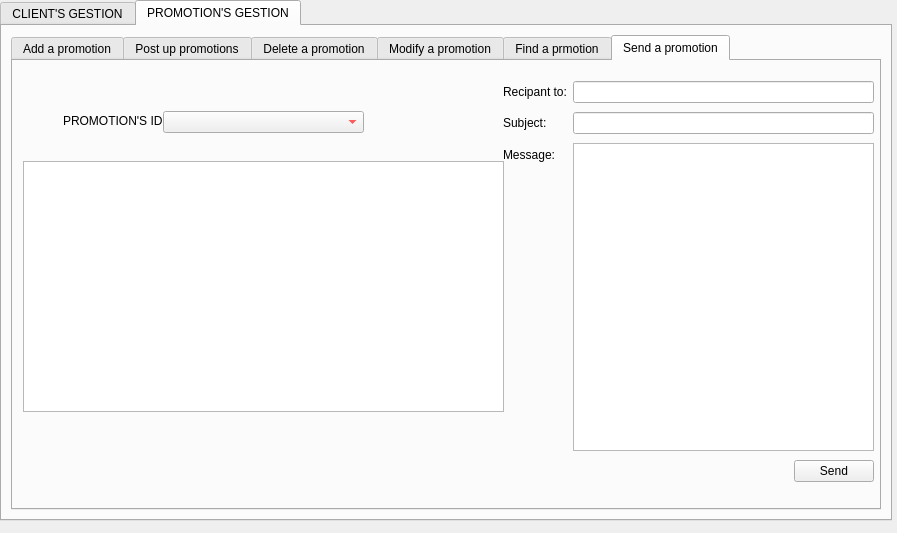
<?xml version="1.0" encoding="UTF-8"?>
<ui version="4.0">
 <class>anglais</class>
 <widget class="QDialog" name="anglais">
  <property name="geometry">
   <rect>
    <x>0</x>
    <y>0</y>
    <width>897</width>
    <height>533</height>
   </rect>
  </property>
  <property name="windowTitle">
   <string>Dialog</string>
  </property>
  <property name="styleSheet">
   <string notr="true">background-image: url(:/images/article-1280x720.a9040910.jpg);</string>
  </property>
  <widget class="QTabWidget" name="tabWidget_2">
   <property name="geometry">
    <rect>
     <x>0</x>
     <y>0</y>
     <width>892</width>
     <height>521</height>
    </rect>
   </property>
   <property name="styleSheet">
    <string notr="true"/>
   </property>
   <property name="currentIndex">
    <number>1</number>
   </property>
   <widget class="QWidget" name="tab_5">
    <property name="styleSheet">
     <string notr="true"/>
    </property>
    <attribute name="title">
     <string>CLIENT'S GESTION</string>
    </attribute>
    <widget class="QTabWidget" name="tabWidget">
     <property name="geometry">
      <rect>
       <x>-10</x>
       <y>0</y>
       <width>851</width>
       <height>501</height>
      </rect>
     </property>
     <property name="styleSheet">
      <string notr="true"/>
     </property>
     <property name="currentIndex">
      <number>0</number>
     </property>
     <widget class="QWidget" name="tab_11">
      <property name="styleSheet">
       <string notr="true"/>
      </property>
      <attribute name="title">
       <string>Add a client</string>
      </attribute>
      <layout class="QGridLayout" name="gridLayout">
       <item row="4" column="0">
        <widget class="QLabel" name="label">
         <property name="styleSheet">
          <string notr="true"/>
         </property>
         <property name="text">
          <string>EMAIL</string>
         </property>
        </widget>
       </item>
       <item row="5" column="2">
        <widget class="QLineEdit" name="lineEdit_num_telephone">
         <property name="styleSheet">
          <string notr="true">color: rgb(255, 255, 255);</string>
         </property>
         <property name="text">
          <string>+</string>
         </property>
        </widget>
       </item>
       <item row="0" column="0">
        <widget class="QLabel" name="label_15">
         <property name="styleSheet">
          <string notr="true"/>
         </property>
         <property name="text">
          <string>LAST NAME</string>
         </property>
        </widget>
       </item>
       <item row="6" column="3">
        <widget class="QPushButton" name="pushButton_16">
         <property name="styleSheet">
          <string notr="true">background-color: rgb(0, 0, 0);
color: rgb(255, 255, 255);
font: 75 8pt &quot;MS Shell Dlg 2&quot;;</string>
         </property>
         <property name="text">
          <string>ADD</string>
         </property>
        </widget>
       </item>
       <item row="2" column="2">
        <widget class="QLineEdit" name="lineEdit_18">
         <property name="styleSheet">
          <string notr="true">color: rgb(255, 255, 255);</string>
         </property>
        </widget>
       </item>
       <item row="4" column="2">
        <widget class="QLineEdit" name="lineEdit_email">
         <property name="styleSheet">
          <string notr="true">color: rgb(255, 255, 255);</string>
         </property>
        </widget>
       </item>
       <item row="3" column="2">
        <widget class="QLineEdit" name="lineEdit_19">
         <property name="styleSheet">
          <string notr="true">color: rgb(255, 255, 255);</string>
         </property>
        </widget>
       </item>
       <item row="7" column="3">
        <widget class="QPushButton" name="pushButton_15">
         <property name="styleSheet">
          <string notr="true">background-color: rgb(0, 0, 0);
color: rgb(255, 255, 255);
font: 75 8pt &quot;MS Shell Dlg 2&quot;;</string>
         </property>
         <property name="text">
          <string>EXIT</string>
         </property>
        </widget>
       </item>
       <item row="1" column="2">
        <widget class="QLineEdit" name="lineEdit_16">
         <property name="styleSheet">
          <string notr="true">color: rgb(255, 255, 255);</string>
         </property>
        </widget>
       </item>
       <item row="3" column="0">
        <widget class="QLabel" name="label_18">
         <property name="styleSheet">
          <string notr="true"/>
         </property>
         <property name="text">
          <string>NATIONALITY</string>
         </property>
        </widget>
       </item>
       <item row="6" column="0" colspan="2">
        <widget class="QLabel" name="label_3">
         <property name="styleSheet">
          <string notr="true"/>
         </property>
         <property name="text">
          <string>NUMBER OF TRIPS</string>
         </property>
        </widget>
       </item>
       <item row="5" column="0">
        <widget class="QLabel" name="label_2">
         <property name="styleSheet">
          <string notr="true"/>
         </property>
         <property name="text">
          <string>PHONE'S NUMBER</string>
         </property>
        </widget>
       </item>
       <item row="0" column="2">
        <widget class="QLineEdit" name="lineEdit_15">
         <property name="styleSheet">
          <string notr="true">color: rgb(255, 255, 255);</string>
         </property>
        </widget>
       </item>
       <item row="1" column="0">
        <widget class="QLabel" name="label_19">
         <property name="styleSheet">
          <string notr="true"/>
         </property>
         <property name="text">
          <string>FIRST NAME</string>
         </property>
        </widget>
       </item>
       <item row="6" column="2">
        <widget class="QLineEdit" name="lineEdit_nb_voyages">
         <property name="styleSheet">
          <string notr="true">color: rgb(255, 255, 255);</string>
         </property>
        </widget>
       </item>
       <item row="2" column="0">
        <widget class="QLabel" name="label_16">
         <property name="styleSheet">
          <string notr="true"/>
         </property>
         <property name="text">
          <string>PASSEPORT'S NUMBER</string>
         </property>
        </widget>
       </item>
      </layout>
     </widget>
     <widget class="QWidget" name="tab_12">
      <property name="styleSheet">
       <string notr="true"/>
      </property>
      <attribute name="title">
       <string>Post up clients</string>
      </attribute>
      <widget class="QTableView" name="tableView_3">
       <property name="geometry">
        <rect>
         <x>20</x>
         <y>10</y>
         <width>811</width>
         <height>411</height>
        </rect>
       </property>
       <property name="styleSheet">
        <string notr="true">background-color: rgb(255, 255, 255);</string>
       </property>
      </widget>
      <widget class="QPushButton" name="pushButton_17">
       <property name="geometry">
        <rect>
         <x>750</x>
         <y>430</y>
         <width>75</width>
         <height>20</height>
        </rect>
       </property>
       <property name="styleSheet">
        <string notr="true">background-color: rgb(0, 0, 0);
font: 75 8pt &quot;MS Shell Dlg 2&quot;;
color: rgb(255, 255, 255);</string>
       </property>
       <property name="text">
        <string>Exit</string>
       </property>
      </widget>
      <widget class="QPushButton" name="pushButton">
       <property name="geometry">
        <rect>
         <x>634</x>
         <y>430</y>
         <width>101</width>
         <height>23</height>
        </rect>
       </property>
       <property name="styleSheet">
        <string notr="true">background-color: rgb(0, 0, 0);
font: 75 8pt &quot;MS Shell Dlg 2&quot;;
color: rgb(255, 255, 255);</string>
       </property>
       <property name="text">
        <string>Sort (Last Name)</string>
       </property>
      </widget>
      <widget class="QPushButton" name="pushButton_9">
       <property name="geometry">
        <rect>
         <x>504</x>
         <y>430</y>
         <width>111</width>
         <height>23</height>
        </rect>
       </property>
       <property name="styleSheet">
        <string notr="true">background-color: rgb(0, 0, 0);
font: 75 8pt &quot;MS Shell Dlg 2&quot;;
color: rgb(255, 255, 255);</string>
       </property>
       <property name="text">
        <string>Sort (First Name)</string>
       </property>
      </widget>
     </widget>
     <widget class="QWidget" name="tab_14">
      <property name="styleSheet">
       <string notr="true"/>
      </property>
      <attribute name="title">
       <string>Modify a client</string>
      </attribute>
      <widget class="QPushButton" name="pushButton_20">
       <property name="geometry">
        <rect>
         <x>670</x>
         <y>390</y>
         <width>75</width>
         <height>23</height>
        </rect>
       </property>
       <property name="styleSheet">
        <string notr="true">font: 75 8pt &quot;MS Shell Dlg 2&quot;;
color: rgb(255, 255, 255);
background-color: rgb(0, 0, 0);</string>
       </property>
       <property name="text">
        <string>Modify</string>
       </property>
      </widget>
      <widget class="QLabel" name="label_21">
       <property name="geometry">
        <rect>
         <x>140</x>
         <y>50</y>
         <width>201</width>
         <height>20</height>
        </rect>
       </property>
       <property name="styleSheet">
        <string notr="true"/>
       </property>
       <property name="text">
        <string>PASSEPORT'S NUMBER</string>
       </property>
      </widget>
      <widget class="QLineEdit" name="lineEdit_21">
       <property name="geometry">
        <rect>
         <x>350</x>
         <y>50</y>
         <width>191</width>
         <height>20</height>
        </rect>
       </property>
       <property name="styleSheet">
        <string notr="true">color: rgb(255, 255, 255);</string>
       </property>
      </widget>
      <widget class="QPushButton" name="pushButton_21">
       <property name="geometry">
        <rect>
         <x>670</x>
         <y>420</y>
         <width>75</width>
         <height>20</height>
        </rect>
       </property>
       <property name="styleSheet">
        <string notr="true">color: rgb(255, 255, 255);
background-color: rgb(0, 0, 0);
font: 75 8pt &quot;MS Shell Dlg 2&quot;;
</string>
       </property>
       <property name="text">
        <string>Exit</string>
       </property>
      </widget>
      <widget class="QWidget" name="layoutWidget">
       <property name="geometry">
        <rect>
         <x>20</x>
         <y>90</y>
         <width>621</width>
         <height>321</height>
        </rect>
       </property>
       <layout class="QGridLayout" name="gridLayout_4">
        <item row="0" column="0">
         <widget class="QLabel" name="label_17">
          <property name="styleSheet">
           <string notr="true"/>
          </property>
          <property name="text">
           <string>LAST NAME</string>
          </property>
         </widget>
        </item>
        <item row="0" column="1">
         <widget class="QLineEdit" name="lineEdit_24">
          <property name="styleSheet">
           <string notr="true">color: rgb(255, 255, 255);</string>
          </property>
         </widget>
        </item>
        <item row="1" column="0">
         <widget class="QLabel" name="label_25">
          <property name="styleSheet">
           <string notr="true"/>
          </property>
          <property name="text">
           <string>FIRST NAME</string>
          </property>
         </widget>
        </item>
        <item row="1" column="1">
         <widget class="QLineEdit" name="lineEdit_17">
          <property name="styleSheet">
           <string notr="true"/>
          </property>
         </widget>
        </item>
        <item row="2" column="0">
         <widget class="QLabel" name="label_24">
          <property name="styleSheet">
           <string notr="true"/>
          </property>
          <property name="text">
           <string>NATIONALITY</string>
          </property>
         </widget>
        </item>
        <item row="2" column="1">
         <widget class="QLineEdit" name="lineEdit_22">
          <property name="styleSheet">
           <string notr="true">color: rgb(255, 255, 255);</string>
          </property>
         </widget>
        </item>
        <item row="3" column="0">
         <widget class="QLabel" name="label_8">
          <property name="styleSheet">
           <string notr="true"/>
          </property>
          <property name="text">
           <string>EMAIL</string>
          </property>
         </widget>
        </item>
        <item row="3" column="1">
         <widget class="QLineEdit" name="lineEdit_email_2">
          <property name="styleSheet">
           <string notr="true">color: rgb(255, 255, 255);</string>
          </property>
         </widget>
        </item>
        <item row="4" column="0">
         <widget class="QLabel" name="label_10">
          <property name="styleSheet">
           <string notr="true"/>
          </property>
          <property name="text">
           <string>PHONE'S NUMBER</string>
          </property>
         </widget>
        </item>
        <item row="4" column="1">
         <widget class="QLineEdit" name="lineEdit_num_telephone_2">
          <property name="styleSheet">
           <string notr="true">color: rgb(255, 255, 255);</string>
          </property>
         </widget>
        </item>
        <item row="5" column="0">
         <widget class="QLabel" name="label_9">
          <property name="styleSheet">
           <string notr="true"/>
          </property>
          <property name="text">
           <string>NUMBER OF TRIPS</string>
          </property>
         </widget>
        </item>
        <item row="5" column="1">
         <widget class="QLineEdit" name="lineEdit_nb_voyages_2">
          <property name="styleSheet">
           <string notr="true">color: rgb(255, 255, 255);</string>
          </property>
         </widget>
        </item>
       </layout>
      </widget>
     </widget>
     <widget class="QWidget" name="tab_13">
      <property name="styleSheet">
       <string notr="true"/>
      </property>
      <attribute name="title">
       <string>Delete a client</string>
      </attribute>
      <widget class="QPushButton" name="pushButton_18">
       <property name="geometry">
        <rect>
         <x>560</x>
         <y>330</y>
         <width>75</width>
         <height>23</height>
        </rect>
       </property>
       <property name="styleSheet">
        <string notr="true">color: rgb(255, 255, 255);
font: 75 8pt &quot;MS Shell Dlg 2&quot;;
background-color: rgb(0, 0, 0);
</string>
       </property>
       <property name="text">
        <string>Delete</string>
       </property>
      </widget>
      <widget class="QLabel" name="label_20">
       <property name="geometry">
        <rect>
         <x>41</x>
         <y>180</y>
         <width>191</width>
         <height>20</height>
        </rect>
       </property>
       <property name="styleSheet">
        <string notr="true"/>
       </property>
       <property name="text">
        <string>PASSEPORT'S NUMBER</string>
       </property>
      </widget>
      <widget class="QLineEdit" name="lineEdit_20">
       <property name="geometry">
        <rect>
         <x>250</x>
         <y>180</y>
         <width>191</width>
         <height>20</height>
        </rect>
       </property>
       <property name="styleSheet">
        <string notr="true">color: rgb(255, 255, 255);</string>
       </property>
      </widget>
      <widget class="QPushButton" name="pushButton_19">
       <property name="geometry">
        <rect>
         <x>560</x>
         <y>370</y>
         <width>75</width>
         <height>20</height>
        </rect>
       </property>
       <property name="styleSheet">
        <string notr="true">color: rgb(255, 255, 255);
background-color: rgb(0, 0, 0);
font: 75 8pt &quot;MS Shell Dlg 2&quot;;
</string>
       </property>
       <property name="text">
        <string>Exit</string>
       </property>
      </widget>
     </widget>
     <widget class="QWidget" name="tab_3">
      <property name="styleSheet">
       <string notr="true"/>
      </property>
      <attribute name="title">
       <string>Find a client</string>
      </attribute>
      <widget class="QLabel" name="label_26">
       <property name="geometry">
        <rect>
         <x>180</x>
         <y>40</y>
         <width>201</width>
         <height>20</height>
        </rect>
       </property>
       <property name="styleSheet">
        <string notr="true"/>
       </property>
       <property name="text">
        <string>PASSEPORT'S NUMBER</string>
       </property>
      </widget>
      <widget class="QLineEdit" name="lineEdit_chercher_client">
       <property name="geometry">
        <rect>
         <x>390</x>
         <y>40</y>
         <width>191</width>
         <height>20</height>
        </rect>
       </property>
       <property name="styleSheet">
        <string notr="true">color: rgb(255, 255, 255);</string>
       </property>
      </widget>
      <widget class="QTableView" name="tableView_rechercheC">
       <property name="geometry">
        <rect>
         <x>30</x>
         <y>80</y>
         <width>791</width>
         <height>321</height>
        </rect>
       </property>
      </widget>
      <widget class="QPushButton" name="pushButton_5">
       <property name="geometry">
        <rect>
         <x>680</x>
         <y>410</y>
         <width>75</width>
         <height>23</height>
        </rect>
       </property>
       <property name="styleSheet">
        <string notr="true">color: rgb(255, 255, 255);
font: 75 8pt &quot;MS Shell Dlg 2&quot;;
background-color: rgb(0, 0, 0);
</string>
       </property>
       <property name="text">
        <string>Find</string>
       </property>
      </widget>
     </widget>
     <widget class="QWidget" name="tab">
      <property name="styleSheet">
       <string notr="true"/>
      </property>
      <attribute name="title">
       <string>Statistics</string>
      </attribute>
      <widget class="QCustomPlot" name="stat_client" native="true">
       <property name="geometry">
        <rect>
         <x>10</x>
         <y>0</y>
         <width>851</width>
         <height>421</height>
        </rect>
       </property>
      </widget>
     </widget>
    </widget>
   </widget>
   <widget class="QWidget" name="tab_6">
    <attribute name="title">
     <string>PROMOTION'S GESTION</string>
    </attribute>
    <layout class="QHBoxLayout" name="horizontalLayout">
     <item>
      <widget class="QTabWidget" name="tabWidget_3">
       <property name="styleSheet">
        <string notr="true"/>
       </property>
       <property name="currentIndex">
        <number>5</number>
       </property>
       <widget class="QWidget" name="tab_15">
        <property name="styleSheet">
         <string notr="true"/>
        </property>
        <attribute name="title">
         <string>Add a promotion</string>
        </attribute>
        <widget class="QPushButton" name="ajouter_promotion">
         <property name="geometry">
          <rect>
           <x>770</x>
           <y>380</y>
           <width>75</width>
           <height>23</height>
          </rect>
         </property>
         <property name="styleSheet">
          <string notr="true"/>
         </property>
         <property name="text">
          <string>Add</string>
         </property>
        </widget>
        <widget class="QPushButton" name="pushButton_23">
         <property name="geometry">
          <rect>
           <x>770</x>
           <y>410</y>
           <width>75</width>
           <height>23</height>
          </rect>
         </property>
         <property name="styleSheet">
          <string notr="true">background-color: rgb(0, 0, 0);
color: rgb(255, 255, 255);
font: 75 8pt &quot;MS Shell Dlg 2&quot;;</string>
         </property>
         <property name="text">
          <string>Exit</string>
         </property>
        </widget>
        <widget class="QWidget" name="layoutWidget_2">
         <property name="geometry">
          <rect>
           <x>0</x>
           <y>0</y>
           <width>701</width>
           <height>431</height>
          </rect>
         </property>
         <layout class="QGridLayout" name="gridLayout_2">
          <item row="0" column="0" colspan="2">
           <widget class="QLabel" name="label_7">
            <property name="styleSheet">
             <string notr="true"/>
            </property>
            <property name="text">
             <string>PROMOTION'S ID</string>
            </property>
           </widget>
          </item>
          <item row="0" column="2">
           <widget class="QLineEdit" name="lineEdit_id">
            <property name="styleSheet">
             <string notr="true"/>
            </property>
           </widget>
          </item>
          <item row="3" column="0" colspan="2">
           <widget class="QLabel" name="label_5">
            <property name="styleSheet">
             <string notr="true"/>
            </property>
            <property name="text">
             <string>PASSEPORT'S NUMBER</string>
            </property>
           </widget>
          </item>
          <item row="3" column="2">
           <widget class="QComboBox" name="comboBox">
            <property name="styleSheet">
             <string notr="true">color: rgb(255, 0, 0);</string>
            </property>
           </widget>
          </item>
          <item row="1" column="2">
           <widget class="QLineEdit" name="lineEdit_pourcentage">
            <property name="styleSheet">
             <string notr="true"/>
            </property>
           </widget>
          </item>
          <item row="2" column="2">
           <widget class="QLineEdit" name="lineEdit_evenement">
            <property name="styleSheet">
             <string notr="true">color: rgb(255, 255, 255);</string>
            </property>
           </widget>
          </item>
          <item row="2" column="0" colspan="2">
           <widget class="QLabel" name="label_6">
            <property name="styleSheet">
             <string notr="true"/>
            </property>
            <property name="text">
             <string>EVENT</string>
            </property>
           </widget>
          </item>
          <item row="1" column="0" colspan="2">
           <widget class="QLabel" name="label_4">
            <property name="styleSheet">
             <string notr="true"/>
            </property>
            <property name="text">
             <string>PERCENTAGE</string>
            </property>
           </widget>
          </item>
         </layout>
        </widget>
       </widget>
       <widget class="QWidget" name="tab_16">
        <property name="styleSheet">
         <string notr="true"/>
        </property>
        <attribute name="title">
         <string>Post up promotions</string>
        </attribute>
        <widget class="QTableView" name="tab_promotions">
         <property name="geometry">
          <rect>
           <x>0</x>
           <y>10</y>
           <width>801</width>
           <height>381</height>
          </rect>
         </property>
        </widget>
        <widget class="QPushButton" name="pushButton_24">
         <property name="geometry">
          <rect>
           <x>720</x>
           <y>400</y>
           <width>75</width>
           <height>23</height>
          </rect>
         </property>
         <property name="styleSheet">
          <string notr="true">background-color: rgb(0, 0, 0);
color: rgb(255, 255, 255);
font: 75 8pt &quot;MS Shell Dlg 2&quot;;</string>
         </property>
         <property name="text">
          <string>Exit</string>
         </property>
        </widget>
        <widget class="QPushButton" name="pushButton_2">
         <property name="geometry">
          <rect>
           <x>634</x>
           <y>400</y>
           <width>81</width>
           <height>23</height>
          </rect>
         </property>
         <property name="styleSheet">
          <string notr="true">background-color: rgb(0, 0, 0);
font: 75 8pt &quot;MS Shell Dlg 2&quot;;
color: rgb(255, 255, 255);</string>
         </property>
         <property name="text">
          <string>Sort (ID)</string>
         </property>
        </widget>
        <widget class="QPushButton" name="pushButton_8">
         <property name="geometry">
          <rect>
           <x>490</x>
           <y>400</y>
           <width>131</width>
           <height>23</height>
          </rect>
         </property>
         <property name="styleSheet">
          <string notr="true">background-color: rgb(0, 0, 0);
font: 75 8pt &quot;MS Shell Dlg 2&quot;;
color: rgb(255, 255, 255);</string>
         </property>
         <property name="text">
          <string>Sort (percentage)</string>
         </property>
        </widget>
       </widget>
       <widget class="QWidget" name="tab_17">
        <property name="styleSheet">
         <string notr="true"/>
        </property>
        <attribute name="title">
         <string>Delete a promotion</string>
        </attribute>
        <widget class="QLabel" name="label_22">
         <property name="geometry">
          <rect>
           <x>131</x>
           <y>160</y>
           <width>141</width>
           <height>20</height>
          </rect>
         </property>
         <property name="styleSheet">
          <string notr="true"/>
         </property>
         <property name="text">
          <string>Promotion's ID</string>
         </property>
        </widget>
        <widget class="QPushButton" name="pushButton_22">
         <property name="geometry">
          <rect>
           <x>580</x>
           <y>350</y>
           <width>75</width>
           <height>20</height>
          </rect>
         </property>
         <property name="styleSheet">
          <string notr="true">color: rgb(255, 255, 255);
background-color: rgb(0, 0, 0);
font: 75 8pt &quot;MS Shell Dlg 2&quot;;
</string>
         </property>
         <property name="text">
          <string>Exit</string>
         </property>
        </widget>
        <widget class="QPushButton" name="supprimer_promotion">
         <property name="geometry">
          <rect>
           <x>580</x>
           <y>310</y>
           <width>75</width>
           <height>23</height>
          </rect>
         </property>
         <property name="styleSheet">
          <string notr="true">color: rgb(255, 255, 255);
font: 75 8pt &quot;MS Shell Dlg 2&quot;;
background-color: rgb(0, 0, 0);
</string>
         </property>
         <property name="text">
          <string>Delete</string>
         </property>
        </widget>
        <widget class="QLineEdit" name="lineEdit_supprimer_promotion">
         <property name="geometry">
          <rect>
           <x>300</x>
           <y>160</y>
           <width>191</width>
           <height>20</height>
          </rect>
         </property>
         <property name="styleSheet">
          <string notr="true"/>
         </property>
        </widget>
       </widget>
       <widget class="QWidget" name="tab_2">
        <property name="styleSheet">
         <string notr="true"/>
        </property>
        <attribute name="title">
         <string>Modify a promotion</string>
        </attribute>
        <widget class="QWidget" name="layoutWidget_3">
         <property name="geometry">
          <rect>
           <x>50</x>
           <y>40</y>
           <width>501</width>
           <height>331</height>
          </rect>
         </property>
         <layout class="QGridLayout" name="gridLayout_3">
          <item row="0" column="0" colspan="2">
           <widget class="QLabel" name="label_11">
            <property name="styleSheet">
             <string notr="true"/>
            </property>
            <property name="text">
             <string>PROMOTION'S ID</string>
            </property>
           </widget>
          </item>
          <item row="3" column="0" colspan="2">
           <widget class="QLabel" name="label_12">
            <property name="styleSheet">
             <string notr="true"/>
            </property>
            <property name="text">
             <string>PASSEPORT'S NUMBER</string>
            </property>
           </widget>
          </item>
          <item row="3" column="2">
           <widget class="QComboBox" name="comboBox_2">
            <property name="styleSheet">
             <string notr="true">
color: rgb(255, 0, 0);</string>
            </property>
           </widget>
          </item>
          <item row="1" column="2">
           <widget class="QLineEdit" name="lineEdit_pourcentage_2">
            <property name="styleSheet">
             <string notr="true">color: rgb(255, 255, 255);</string>
            </property>
           </widget>
          </item>
          <item row="2" column="2">
           <widget class="QLineEdit" name="lineEdit_evenement_2">
            <property name="styleSheet">
             <string notr="true">color: rgb(255, 255, 255);</string>
            </property>
           </widget>
          </item>
          <item row="2" column="0" colspan="2">
           <widget class="QLabel" name="label_13">
            <property name="styleSheet">
             <string notr="true"/>
            </property>
            <property name="text">
             <string>EVENT</string>
            </property>
           </widget>
          </item>
          <item row="1" column="0" colspan="2">
           <widget class="QLabel" name="label_14">
            <property name="styleSheet">
             <string notr="true"/>
            </property>
            <property name="text">
             <string>PERCENTAGE</string>
            </property>
           </widget>
          </item>
          <item row="0" column="2">
           <widget class="QComboBox" name="comboBox_4">
            <property name="styleSheet">
             <string notr="true">color: rgb(255, 0, 0);</string>
            </property>
           </widget>
          </item>
         </layout>
        </widget>
        <widget class="QPushButton" name="pushButton_25">
         <property name="geometry">
          <rect>
           <x>640</x>
           <y>390</y>
           <width>75</width>
           <height>20</height>
          </rect>
         </property>
         <property name="styleSheet">
          <string notr="true">color: rgb(255, 255, 255);
background-color: rgb(0, 0, 0);
font: 75 8pt &quot;MS Shell Dlg 2&quot;;
</string>
         </property>
         <property name="text">
          <string>Exit</string>
         </property>
        </widget>
        <widget class="QPushButton" name="pushButton_27">
         <property name="geometry">
          <rect>
           <x>640</x>
           <y>360</y>
           <width>75</width>
           <height>23</height>
          </rect>
         </property>
         <property name="styleSheet">
          <string notr="true">font: 75 8pt &quot;MS Shell Dlg 2&quot;;
color: rgb(255, 255, 255);
background-color: rgb(0, 0, 0);</string>
         </property>
         <property name="text">
          <string>Modify</string>
         </property>
        </widget>
       </widget>
       <widget class="QWidget" name="tab_4">
        <property name="styleSheet">
         <string notr="true"/>
        </property>
        <attribute name="title">
         <string>Find a prmotion</string>
        </attribute>
        <widget class="QLineEdit" name="lineEdit_id_3">
         <property name="geometry">
          <rect>
           <x>356</x>
           <y>30</y>
           <width>283</width>
           <height>24</height>
          </rect>
         </property>
         <property name="styleSheet">
          <string notr="true">color: rgb(255, 255, 255);</string>
         </property>
        </widget>
        <widget class="QLabel" name="label_27">
         <property name="geometry">
          <rect>
           <x>160</x>
           <y>30</y>
           <width>190</width>
           <height>24</height>
          </rect>
         </property>
         <property name="styleSheet">
          <string notr="true"/>
         </property>
         <property name="text">
          <string>PROMOTION'S ID</string>
         </property>
        </widget>
        <widget class="QPushButton" name="pushButton_6">
         <property name="geometry">
          <rect>
           <x>660</x>
           <y>380</y>
           <width>75</width>
           <height>23</height>
          </rect>
         </property>
         <property name="styleSheet">
          <string notr="true">color: rgb(255, 255, 255);
font: 75 8pt &quot;MS Shell Dlg 2&quot;;
background-color: rgb(0, 0, 0);
</string>
         </property>
         <property name="text">
          <string>Find</string>
         </property>
        </widget>
        <widget class="QTableView" name="tableView_rechercheC_2">
         <property name="geometry">
          <rect>
           <x>10</x>
           <y>60</y>
           <width>781</width>
           <height>311</height>
          </rect>
         </property>
        </widget>
       </widget>
       <widget class="QWidget" name="tab_18">
        <property name="styleSheet">
         <string notr="true"/>
        </property>
        <attribute name="title">
         <string>Send a promotion</string>
        </attribute>
        <widget class="QPushButton" name="pushButton_26">
         <property name="geometry">
          <rect>
           <x>620</x>
           <y>370</y>
           <width>75</width>
           <height>20</height>
          </rect>
         </property>
         <property name="styleSheet">
          <string notr="true">color: rgb(255, 255, 255);
background-color: rgb(0, 0, 0);
font: 75 8pt &quot;MS Shell Dlg 2&quot;;
</string>
         </property>
         <property name="text">
          <string>Exit</string>
         </property>
        </widget>
        <widget class="QLabel" name="label_23">
         <property name="geometry">
          <rect>
           <x>50</x>
           <y>50</y>
           <width>181</width>
           <height>20</height>
          </rect>
         </property>
         <property name="styleSheet">
          <string notr="true"/>
         </property>
         <property name="text">
          <string>PROMOTION'S ID</string>
         </property>
        </widget>
        <widget class="QTableView" name="tableView_mail">
         <property name="geometry">
          <rect>
           <x>10</x>
           <y>100</y>
           <width>481</width>
           <height>251</height>
          </rect>
         </property>
         <property name="styleSheet">
          <string notr="true">background:none;
</string>
         </property>
        </widget>
        <widget class="QComboBox" name="comboBox_id_mail">
         <property name="geometry">
          <rect>
           <x>150</x>
           <y>50</y>
           <width>201</width>
           <height>22</height>
          </rect>
         </property>
         <property name="styleSheet">
          <string notr="true">color: rgb(255, 0, 0);</string>
         </property>
        </widget>
        <widget class="QWidget" name="layoutWidget_12">
         <property name="geometry">
          <rect>
           <x>490</x>
           <y>20</y>
           <width>371</width>
           <height>401</height>
          </rect>
         </property>
         <layout class="QFormLayout" name="formLayout_4">
          <property name="fieldGrowthPolicy">
           <enum>QFormLayout::ExpandingFieldsGrow</enum>
          </property>
          <property name="rowWrapPolicy">
           <enum>QFormLayout::WrapLongRows</enum>
          </property>
          <property name="verticalSpacing">
           <number>9</number>
          </property>
          <item row="0" column="0">
           <widget class="QLabel" name="label_122">
            <property name="styleSheet">
             <string notr="true">background:none; 
</string>
            </property>
            <property name="text">
             <string>Recipant to:</string>
            </property>
           </widget>
          </item>
          <item row="0" column="1">
           <widget class="QLineEdit" name="rcpt_promo">
            <property name="styleSheet">
             <string notr="true">background:none; 
</string>
            </property>
           </widget>
          </item>
          <item row="1" column="0">
           <widget class="QLabel" name="label_123">
            <property name="styleSheet">
             <string notr="true">background:none; 

		</string>
            </property>
            <property name="text">
             <string>Subject:</string>
            </property>
           </widget>
          </item>
          <item row="1" column="1">
           <widget class="QLineEdit" name="subject_promo">
            <property name="styleSheet">
             <string notr="true">background:none; 
</string>
            </property>
           </widget>
          </item>
          <item row="2" column="0">
           <widget class="QLabel" name="label_124">
            <property name="styleSheet">
             <string notr="true">background:none; 
</string>
            </property>
            <property name="text">
             <string>Message:</string>
            </property>
           </widget>
          </item>
          <item row="2" column="1">
           <widget class="QPlainTextEdit" name="msg_promo">
            <property name="styleSheet">
             <string notr="true">background:none; 
</string>
            </property>
           </widget>
          </item>
          <item row="3" column="1">
           <layout class="QHBoxLayout" name="horizontalLayout_10">
            <item>
             <spacer name="horizontalSpacer_2">
              <property name="orientation">
               <enum>Qt::Horizontal</enum>
              </property>
              <property name="sizeHint" stdset="0">
               <size>
                <width>40</width>
                <height>20</height>
               </size>
              </property>
             </spacer>
            </item>
            <item>
             <widget class="QPushButton" name="sendBtn_promo">
              <property name="styleSheet">
               <string notr="true">background:none; 
</string>
              </property>
              <property name="text">
               <string>Send</string>
              </property>
             </widget>
            </item>
           </layout>
          </item>
         </layout>
        </widget>
       </widget>
      </widget>
     </item>
    </layout>
   </widget>
  </widget>
 </widget>
 <customwidgets>
  <customwidget>
   <class>QCustomPlot</class>
   <extends>QWidget</extends>
   <header location="global">qcustomplot.h</header>
   <container>1</container>
  </customwidget>
 </customwidgets>
 <resources/>
 <connections/>
</ui>
